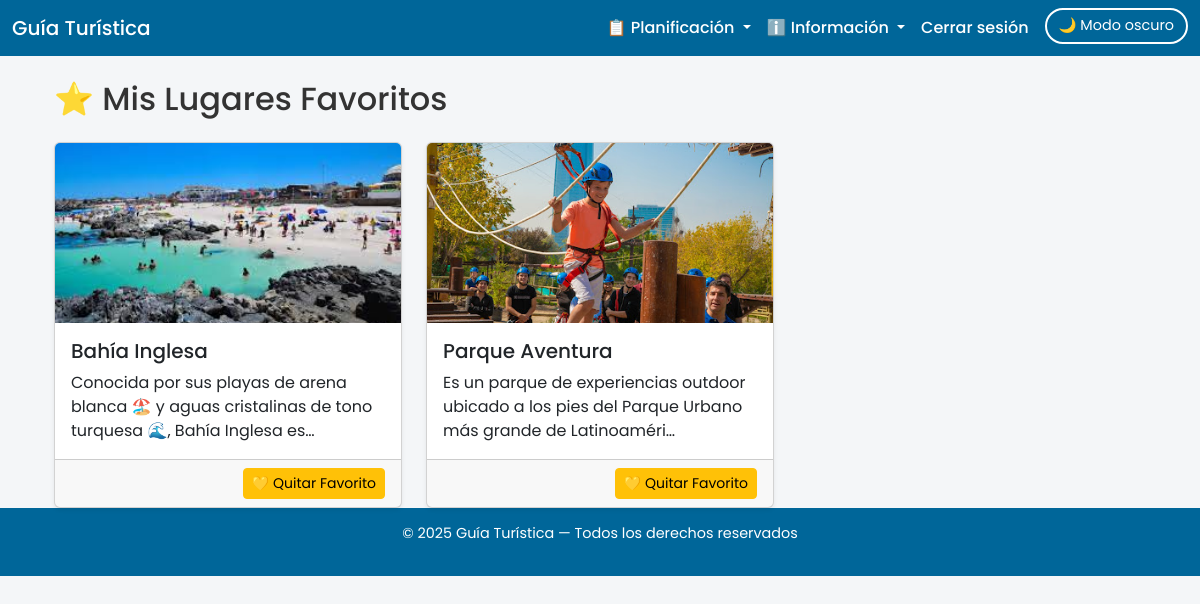
Screenshot of /favoritos/ (signed in) with the database file from the repository.
### turista/models.py (models this page shows, shortened)
class AgendaViajes(models.Model):
    usuario = models.ForeignKey(User, on_delete=models.CASCADE)
    lugar = models.ForeignKey(LugarTuristico, on_delete=models.CASCADE)
    fecha_planificada = models.DateField()
    es_favorito = models.BooleanField(default=False)
    notas = models.TextField(blank=True)
    class Meta:
        unique_together = ('usuario', 'lugar')  # Evita duplicados

class LugarTuristico(models.Model):
    nombre = models.CharField(max_length=100)
    descripcion = models.TextField()
    ubicacion = models.CharField(max_length=200)
    imagen = models.ImageField(upload_to='lugares/')
    horario = models.CharField(max_length=100)
    categoria = models.CharField(max_length=20, choices=CATEGORIAS, default='ciudad')

### turista/views.py (the view)
# urls.py: path('favoritos/', views.lugares_favoritos, name='favoritos'),
@login_required
def lugares_favoritos(request):
    favoritos = AgendaViajes.objects.filter(usuario=request.user, es_favorito=True)
    return render(request, 'turista/favoritos.html', {'favoritos': favoritos})

### turista/templates/turista/favoritos.html (shortened to what this page needs)
{% extends 'turista/base.html' %}
{% block content %}
<div class="container mt-4">
  <h2 class="mb-4">⭐ Mis Lugares Favoritos</h2>
  {% if favoritos %}
    <div class="row row-cols-1 row-cols-md-3 g-4">
      {% for item in favoritos %}
        <div class="col">
          <div class="card h-100 shadow-sm">
            <img src="{{ item.lugar.imagen.url }}" class="card-img-top" style="height: 180px; object-fit: cover;" alt="{{ item.lugar.nombre }}">
            <div class="card-body">
              <h5 class="card-title">{{ item.lugar.nombre }}</h5>
              <p class="card-text">{{ item.lugar.descripcion|truncatechars:100 }}</p>
            </div>
            <div class="card-footer text-end">
              <a href="{% url 'marcar_favorito' item.id %}" class="btn btn-sm btn-warning">💛 Quitar Favorito</a>
            </div>
          </div>
        </div>
      {% endfor %}
    </div>
  {% else %}
    <div class="alert alert-secondary">No has marcado ningún lugar como favorito.</div>
  {% endif %}
</div>
{% endblock %}

### turista/templates/turista/base.html (style rules this page uses)
body { margin: 0; font-family: 'Poppins', sans-serif; background: #f4f6f8; color: #333; }

### rows the page displays
AgendaViajes: lugar.imagen (picture), lugar.nombre "Bahía Inglesa", lugar.descripcion "Conocida por sus playas de arena blanca 🏖️ y aguas cristalinas de tono turquesa 🌊, Bahía Inglesa es…"
AgendaViajes: lugar.imagen (picture), lugar.nombre "Parque Aventura", lugar.descripcion "Es un parque de experiencias outdoor ubicado a los pies del Parque Urbano más grande de Latinoaméri…"
